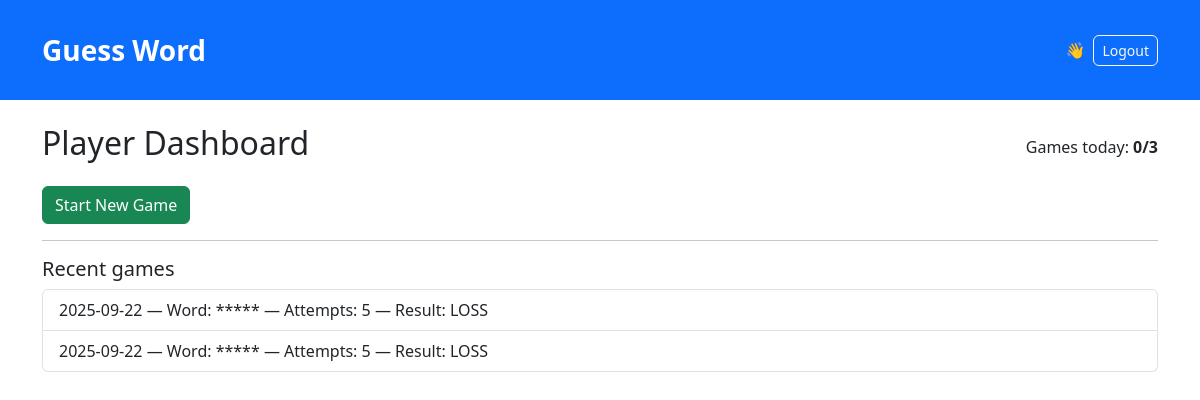
Screenshot of /player (signed in) with the database file from the repository.
### models.py (models this page shows)
class Game(db.Model):
    id = db.Column(db.Integer, primary_key=True)
    user_id = db.Column(db.Integer, db.ForeignKey("user.id"))
    chosen_word = db.Column(db.String(5))
    date = db.Column(db.Date)
    status = db.Column(db.String(10))  # WIN, LOSS, None
    attempts = db.Column(db.Integer, default=0)

### app.py (the view)
@app.route("/player")
@login_required
def player_dashboard():
    if current_user.is_admin():
        return redirect(url_for("admin_dashboard"))
    today = date.today()
    games_today = Game.query.filter_by(user_id=current_user.id, date=today).count()
    recent_games = Game.query.filter_by(user_id=current_user.id).order_by(Game.date.desc()).limit(5).all()
    return render_template("player_dashboard.html", games_today=games_today, recent_games=recent_games)

### app.py (called while the page is built)
@login_manager.user_loader
def load_user(user_id):
    try:
        return User.query.get(int(user_id))
    except Exception:
        return None

@app.context_processor
def inject_now():
    return {"current_year": datetime.utcnow().year}

### models.py (called while the page is built)
    def is_admin(self) -> bool:
        return self.role.upper() in ["ADMIN", "HEAD_ADMIN"]

### templates/player_dashboard.html (shortened to what this page needs)
{% extends "base.html" %}
{% block content %}
  <div class="d-flex justify-content-between align-items-center">
    <h2>Player Dashboard</h2>
    <div>Games today: <strong>{{ games_today }}/3</strong></div>
  </div>
  <div class="mt-3">
    <form action="{{ url_for('start_game') }}" method="post">
      <button class="btn btn-success" {% if games_today >= 3 %}disabled{% endif %}>Start New Game</button>
    </form>
  </div>
  <hr>
  <h5>Recent games</h5>
  {% if recent_games %}
    <ul class="list-group">
      {% for g in recent_games %}
        <li class="list-group-item">
          {{ g.date }} — Word: {{ '*'*5 }} — Attempts: {{ g.attempts }} — Result: {{ g.status or 'In progress' }}
        </li>
      {% endfor %}
    </ul>
  {% else %}
    <p class="text-muted">No recent games.</p>
  {% endif %}
{% endblock %}

### static/style.css (style rules this page uses)
body { font-family: system-ui, -apple-system, "Segoe UI", Roboto, "Helvetica Neue", Arial; }
.btn { border-radius: 6px; }

### rows the page displays
Game: date "2025-09-22", value "*****", attempts "5", status "LOSS"
Game: date "2025-09-22", value "*****", attempts "5", status "LOSS"

### other values shown
{{ games_today }} "0"
